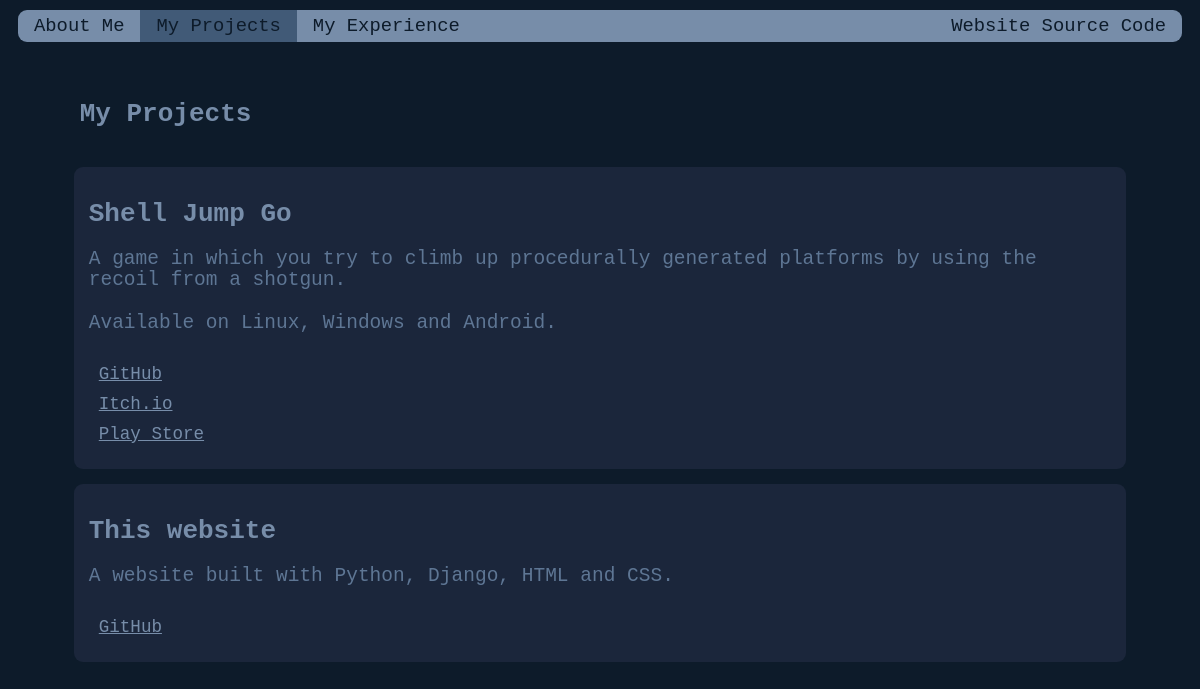
The app's page /projects with its own data.
### base/models.py (models this page shows, shortened)
class Project(models.Model):
    project_name = models.CharField(max_length=200)
    description = models.TextField()

class ProjectLink(models.Model):
    project = models.ForeignKey(Project, on_delete=models.CASCADE,related_name="projects")
    project_link = models.CharField(max_length=200)
    link_text = models.CharField(max_length=200)

### base/views.py (the view)
# urls.py: path("projects", views.ProjectView.as_view(), name="projects"),
class ProjectView(TemplateView):
    qs = Project.objects.all()
    template_name = "base/projects.html"
    def get_context_data(self, **kwargs):
        context = super().get_context_data(**kwargs)
        context["projects"] = self.qs
        return context

### base/templates/base/projects.html (shortened to what this page needs)
<!DOCTYPE html>
{% load static %}
<link rel="stylesheet" href="{% static 'base/style.css' %}">
<html>
<head>
</head>
<body>
<ul class="topnav">
    <li><a href="/">About Me</a></li>
    <li><a class="active" href="/projects">My Projects</a></li>
    <li><a href="/experience">My Experience</a></li>
    <li class = "right"><a href="https://github.com/ottop/ottop_website" target="_blank" rel="noopener noreferrer">Website Source Code</a></li>
</ul>
<div class="row disp">
<div class = "content">
    <h1>My Projects</h1>
    <ul>
        {% for project in projects %}
        <li>
            <div class = "box">
                <h1 class="itemname">{{project.project_name}}</h1>
                <pre><p style="font-size:1.5em;line-height:1.1;color:#5e7694;">{{project.description}}</p></pre>
                <ul>
                    {% for link in project.projects.all %}
                    <li><a href = {{link.project_link}} target="_blank" rel="noopener noreferrer">{{link.link_text}}</a></li>
                    {% endfor %}
                </ul>
            </div>
        </li>
        {% endfor %}
      </ul>
</div>
</div>
</body>
</html>

### base/static/base/style.css (style rules this page uses)
:root { --color1:#0d1b2a; --color2:#1b263b; --color3:#415a77; --color4:#778da9; --color5:#e0e1dd; }
h1 { font-family:monospace; color: var(--color4); margin-left:2%; width: 100%; }
p { font-family:monospace; color: var(--color4); font-size: 1.4em; }
.itemname { margin-left:0%; }
pre { white-space: pre-wrap; white-space: -moz-pre-wrap; white-space: -pre-wrap; white-space: -o-pre-wrap; word-wrap: break-word; }
.box { margin:1%; margin-top:15px; margin-bottom:0; max-width:100%; vertical-align: top; background-color: var(--color2); padding:15px; border-radius: 9px; flex-grow: 1; height:100% }
.content { margin:1%; margin-top:15px; margin-bottom:0; width:250px; max-width:100%; vertical-align: top; padding:15px; border-radius: 9px; flex-grow: 1; height:100% }
body { background: var(--color1) }
.disp { display: flex; flex-wrap: wrap; justify-content:space-evenly; margin-right:2%; margin-left:2% }
li { color: var(--color4); }
li a { font-family:monospace; display: inline-block; padding: 5px; font-size: 1.35em; color: var(--color4); }
ul.topnav { border-radius: 9px; list-style-type: none; margin: 10px; padding: 0; overflow: hidden; background: var(--color4); }
ul.topnav li { float: left; }
ul.topnav li a { font-size: 1.45em; display: block; color: var(--color1); text-align: center; padding: 5px 16px; text-decoration: none; }
ul.topnav li a.active { background-color: var(--color3); }
ul.topnav li.right { float: right; }
ul { list-style: none; padding:5px; }

### records on screen
Project: project_name "Shell Jump Go", description "A game in which you try to climb up procedurally generated platforms by using the recoil from a shotgun. Available on Linux, Windows and Android."
ProjectLink: link_text "GitHub"
ProjectLink: link_text "Itch.io"
ProjectLink: link_text "Play Store"
Project: project_name "This website", description "A website built with Python, Django, HTML and CSS."
ProjectLink: link_text "GitHub"
